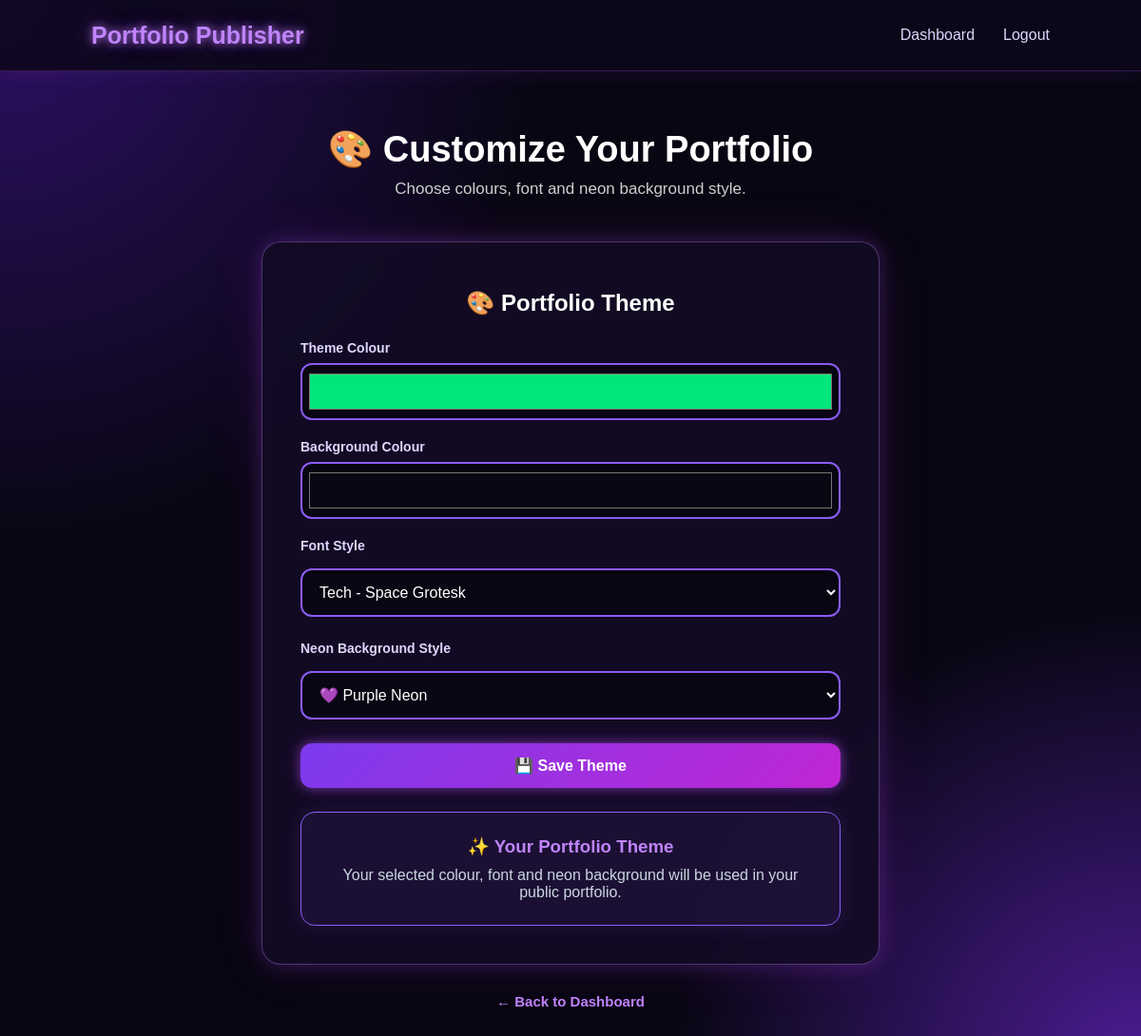
The page /theme-settings (signed in) on the database its author committed.
### tables this page shows
CREATE TABLE themes (

            id INTEGER PRIMARY KEY AUTOINCREMENT,

            user_id INTEGER UNIQUE NOT NULL,

            theme_color TEXT DEFAULT '#8b5cf6',

            background_color TEXT DEFAULT '#080612', font_style TEXT DEFAULT 'Outfit', background_style TEXT DEFAULT 'purple',

           FOREIGN KEY (user_id) REFERENCES users(id)

      );

### app.py (the view, shortened to what this page needs)
@app.route("/theme-settings", methods=["GET", "POST"])
def theme_settings():
    if "user_id" not in session:
        return redirect(url_for("login"))
    conn = get_db()
    theme = conn.execute(
        """
        SELECT *
        FROM themes
        WHERE user_id = ?
        """,
        (session["user_id"],)
    ).fetchone()
    conn.close()
    return render_template(
        "theme_settings.html",
        theme=theme
    )

### app.py (called while the page is built)
def get_db():
    conn = sqlite3.connect("portfolio.db")
    conn.row_factory = sqlite3.Row
    return conn

### templates/theme_settings.html (shortened to what this page needs)
<!DOCTYPE html>
<html lang="en">
<head>
    <link rel="stylesheet"
          href="{{ url_for('static', filename='css/style.css') }}">
</head>
<body>
    <nav class="navbar">
        <div class="logo">
            Portfolio Publisher
        </div>
        <div class="nav-links">
            <a href="{{ url_for('dashboard') }}">
                Dashboard
            </a>
            <a href="{{ url_for('logout') }}">
                Logout
            </a>
        </div>
    </nav>
    <section class="dashboard">
        <div class="dashboard-header">
            <h1>
                🎨 Customize Your Portfolio
            </h1>
            <p>
                Choose colours, font and neon background style.
            </p>
        </div>
        <div class="auth-box project-form-box">
            <h2>
                🎨 Portfolio Theme
            </h2>
            <form method="POST">
                <label>
                    Theme Colour
                </label>
                <input
                    type="color"
                    name="theme_color"
                    value="{{ theme['theme_color'] if theme else '#8b5cf6' }}"
                >
                <label>
                    Background Colour
                </label>
                <input
                    type="color"
                    name="background_color"
                    value="{{ theme['background_color'] if theme else '#080612' }}"
                >
                <label>
                    Font Style
                </label>
                <select name="font_style" required>
                    <option value="Space Grotesk"
                        {% if theme and theme["font_style"] == "Space Grotesk" %}selected{% endif %}>
                        Tech - Space Grotesk
                    </option>
                </select>
                <label>
                    Neon Background Style
                </label>
                <select name="background_style" required>
                    <option value="purple"
                        {% if theme and theme["background_style"] == "purple" %}selected{% endif %}>
                        💜 Purple Neon
                    </option>
                </select>
                <button type="submit">
                    💾 Save Theme
                </button>
            </form>
            <div class="theme-preview">
                <h3>
                    ✨ Your Portfolio Theme
                </h3>
                <p>
                    Your selected colour, font and neon background
                    will be used in your public portfolio.
                </p>
            </div>
        </div>
        <div class="back-dashboard">
            <a href="{{ url_for('dashboard') }}">
                ← Back to Dashboard
            </a>
        </div>
    </section>
</body>
</html>

### static/css/style.css (style rules this page uses)
* { margin: 0; padding: 0; box-sizing: border-box; }
body { font-family: Arial, sans-serif; background: radial-gradient( circle at 20% 20%, rgba(139, 92, 246, 0.18), transparent 30% ), radial-gradient( circle at 80% 70%, rgba(192, 38, 211, 0.16), transparent 30% ), #080612; color: #ffffff; min-height: 100vh; }
.navbar { height: 75px; display: flex; justify-content: space-between; align-items: center; padding: 0 8%; background: rgba(12, 8, 25, 0.85); border-bottom: 1px solid rgba(168, 85, 247, 0.25); box-shadow: 0 0 25px rgba(168, 85, 247, 0.12); }
.logo { font-size: 25px; font-weight: bold; color: #c084fc; text-shadow: 0 0 8px rgba(192, 132, 252, 0.8), 0 0 20px rgba(168, 85, 247, 0.5); }
.nav-links { display: flex; align-items: center; gap: 30px; }
.nav-links a { text-decoration: none; color: #ddd6fe; font-weight: 500; transition: 0.3s; }
.auth-box { width: 100%; max-width: 460px; padding: 40px; border-radius: 20px; background: rgba(20, 12, 38, 0.88); border: 1px solid rgba(192, 132, 252, 0.35); box-shadow: 0 0 20px rgba(168, 85, 247, 0.25), 0 0 60px rgba(192, 38, 211, 0.12); backdrop-filter: blur(12px); }
.auth-box h2 { text-align: center; color: #ffffff; margin-bottom: 25px; }
.auth-box label { display: block; margin-bottom: 8px; color: #ddd6fe; font-size: 14px; font-weight: bold; }
.auth-box input, .auth-box textarea { width: 100%; padding: 13px 15px; margin-bottom: 20px; background: rgba(8, 6, 18, 0.8); color: white; border: 1px solid rgba(168, 85, 247, 0.35); border-radius: 9px; outline: none; font-size: 15px; font-family: Arial, sans-serif; transition: 0.3s; }
.auth-box input::placeholder, .auth-box textarea::placeholder { color: #81779c; }
.auth-box button { width: 100%; padding: 14px; border: none; border-radius: 9px; background: linear-gradient( 135deg, #7c3aed, #c026d3 ); color: white; font-size: 16px; font-weight: bold; cursor: pointer; box-shadow: 0 0 12px rgba(168, 85, 247, 0.55), 0 0 25px rgba(192, 38, 211, 0.2); transition: 0.3s; }
.dashboard { padding: 60px 8%; }
.dashboard-header { text-align: center; margin-bottom: 45px; }
.dashboard-header h1 { font-size: 38px; color: #ffffff; margin-bottom: 10px; }
.dashboard-header p { color: #cfcfcf; font-size: 17px; }
.project-form-box { max-width: 750px; margin: 0 auto 70px auto; }
.project-form-box h2 { color: #ffffff; text-align: center; margin-bottom: 30px; }
.back-dashboard { width: 100%; box-sizing: border-box; text-align: center; margin-top: 25px; padding-bottom: 10px; }
.back-dashboard a { display: inline-block; color: #d8b4fe; text-decoration: none; font-size: 15px; }
.auth-box h2 { margin-top: 10px; margin-bottom: 25px; }

### templates/theme_settings.html (style rules this page uses)
body { background: radial-gradient(circle at top left, #2e1065, transparent 35%), radial-gradient(circle at bottom right, #4c1d95, transparent 30%), #080612; }
input[type="color"] { width: 100%; height: 60px; padding: 5px; border-radius: 12px; border: 2px solid #8b5cf6; background: #080612; cursor: pointer; margin-bottom: 20px; }
select { width: 100%; padding: 14px; margin-top: 8px; margin-bottom: 25px; border-radius: 12px; border: 2px solid #8b5cf6; background: #080612; color: white; font-size: 16px; cursor: pointer; }
select option { background: #080612; color: white; }
label { display: block; margin-bottom: 8px; color: #d8b4fe; font-weight: 600; font-size: 15px; }
.project-form-box { max-width: 650px; margin: 30px auto; }
button[type="submit"] { width: 100%; padding: 14px; border: none; border-radius: 12px; background: linear-gradient( 135deg, #7c3aed, #c026d3 ); color: white; font-size: 16px; font-weight: 700; cursor: pointer; transition: 0.3s; }
.theme-preview { margin-top: 25px; padding: 25px; border-radius: 15px; border: 1px solid #8b5cf6; text-align: center; background: rgba(139, 92, 246, 0.08); box-shadow: 0 0 20px rgba(139, 92, 246, 0.15); }
.theme-preview h3 { color: #c084fc; margin-bottom: 10px; }
.theme-preview p { color: #cbd5e1; }
.back-dashboard { text-align: center; margin-top: 25px; }
.back-dashboard a { color: #c084fc; text-decoration: none; font-weight: 600; }

### rows shown on the page
themes: theme_color "#00e67a", background_color "#080612", font_style "Tech - Space Grotesk", background_style "💜 Purple Neon"
